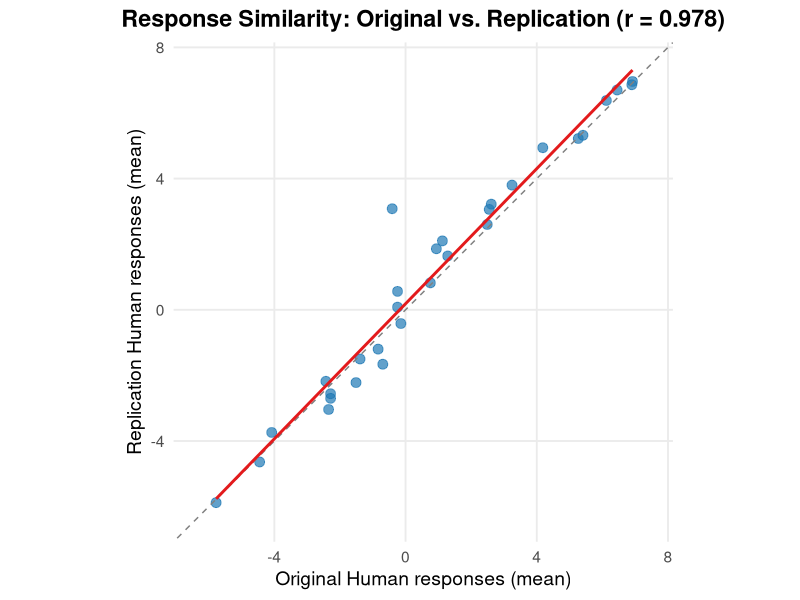
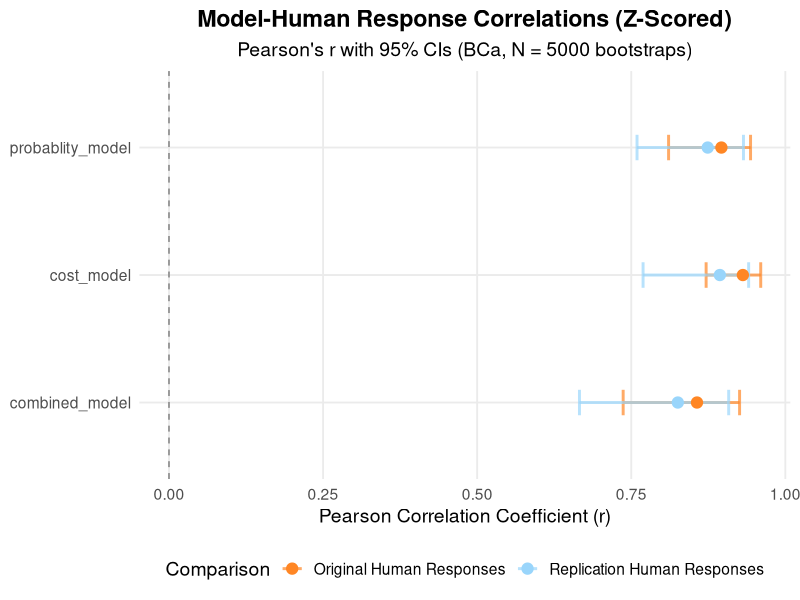

Write R code to recreate these figures, in order.
## ---- chunk 1
### Data Preparation

#### Load Relevant Libraries and Functions
library(tidyverse)
library(forcats)
library(stats)
library(boot)
library(readr)
library(here)

#### Import data

# data from my replication attempt ---------------------------------------------

# n = 2
pilot_b <- read_csv(here("data", "pilot_b.csv")) %>% 
  filter(Finished == "TRUE")

# n = 48
replication_sample <- read_csv(here("data", "replication_sample.csv")) %>% 
  filter(Finished == "TRUE")

# complete replication sample, n = 50
my_participant_responses <- rbind(pilot_b, replication_sample) %>% 
  select(79:108) %>% 
  mutate(across(.cols = everything(), .fns = as.numeric))

# save new data frame to directory 
# write_csv(my_participant_responses, here("data", "my_participant_responses.csv"))

# data from original study -----------------------------------------------------

original_model <- read.csv(here("data", "wangJaraettinger", 
                                "model_predictions.csv"), check.names = FALSE)
original_participants <- read.csv(here("data", "wangJaraettinger", 
                                       "participants.csv"), check.names = FALSE)

## ---- chunk 2

### clean data

# helper function: calculate and reshape means 
calculate_and_reshape_means <- function(df, target_cols, new_col_name) {
  df %>%
    select(all_of(target_cols)) %>%
    # check for cols starting with "X" and remove character
    select(-any_of(c("X"))) %>% 
    summarise(across(everything(), mean)) %>%
    tidyr::pivot_longer(everything(), names_to = "Trial", values_to = new_col_name)
}

# helper function: remove the '_Q' part of a col, e.g., '(2,7)_D_Q_1' -> '(2,7)_D_1'
clean_name <- function(col_name) {
  return(gsub("_Q_", "_", col_name))
}

# column names (the 30 trials) from original human data
target_cols <- colnames(original_participants)
all_model_names <- unique(original_model$model)

# original human mean responses (Reference)
original_means_df <- calculate_and_reshape_means(original_participants, target_cols, "Original_Human_Mean")

# Apply the cleaning function to all column names of the replication data
colnames(my_participant_responses) <- sapply(colnames(my_participant_responses), clean_name)

# Calculate the mean across all participants for each trial in the replication data
replication_means_df <- calculate_and_reshape_means(my_participant_responses, target_cols, "Replication_Human_Mean")

# Merge the two raw mean vectors by trial name
df_comparison_raw <- merge(original_means_df, replication_means_df, by = "Trial")

## ---- chunk 3

# calculate similarity (Pearson Correlation) between my participant and original data
correlation_test_human_human <- cor.test(df_comparison_raw$Original_Human_Mean, 
                             df_comparison_raw$Replication_Human_Mean,
                             method = "pearson")

# extract results
r_value_hh <- correlation_test_human_human$estimate
p_value_hh <- correlation_test_human_human$p.value

# create results table
results_hh <- data.frame(
  Metric = c("Pearson Correlation (r)", "P-value", "Degrees of Freedom"),
  Value = c(round(r_value_hh, 4), format.pval(p_value_hh, digits = 5), correlation_test_human_human$parameter)
)

print(results_hh)

## ---- chunk 4

plot_title_hh <- paste0("Response Similarity: Original vs. Replication (r = ", round(r_value_hh, 3), ")")

min_val <- min(df_comparison_raw$Original_Human_Mean, df_comparison_raw$Replication_Human_Mean)
max_val <- max(df_comparison_raw$Original_Human_Mean, df_comparison_raw$Replication_Human_Mean)
limits <- c(min_val - 0.5, max_val + 0.5)

ggplot(df_comparison_raw, aes(Original_Human_Mean, Replication_Human_Mean)) +
  # 1. Scatter points for each trial
  geom_point(color = "#1f78b4", size = 3, alpha = 0.7) +
  geom_abline(intercept = 0, slope = 1, linetype = "dashed", color = "gray50") +
  geom_smooth(method = "lm", se = FALSE, color = "#e31a1c") +
  labs(title = plot_title_hh,
    x = "Original Human responses (mean)",
    y = "Replication Human responses (mean)") +
  coord_fixed(xlim = limits, ylim = limits) +
  theme_minimal(base_size = 14) +
  theme(
    plot.title = element_text(hjust = 0.5, face = "bold"),
    panel.grid.minor = element_blank()
  )

## ---- chunk 5

# number of bootstrap replicates
N_BOOTSTRAP_REPS <- 5000

# Z-score the human mean columns
df_comparison_z <- df_comparison_raw %>%
  mutate(
    Original_Human_Z = scale(Original_Human_Mean)[,1],
    Replication_Human_Z = scale(Replication_Human_Mean)[,1])

# bootstrap for correlations
  # d: merged Z-score dataframe
  # i: resampled row indices
cor_boot_function <- function(d, i, human_z_col, model_z_col) {
  return(cor(d[i, human_z_col], d[i, model_z_col], method = "pearson"))
}

# calculate Pearson r using Z-Scores and CIs
calculate_similarity_z <- function(human_means_df_z, model_predictions, model_name, human_col_name) {
  
  # isolate and reshape the predictions for the specific model
  target_cols_model <- target_cols[target_cols %in% colnames(model_predictions)]
  
  model_data_long <- model_predictions %>%
    select(model, all_of(target_cols_model)) %>%
    filter(model == model_name) %>%
    pivot_longer(
      cols = -model, 
      names_to = "Trial",
      values_to = "Model_Prediction")
  # model predictions are already z-scored 
    # (downloaded from OSF, Wang & Jara-Ettinger (2025))
  model_data_long <- model_data_long %>%
    rename(Model_Prediction_Z = Model_Prediction)
  # join human Z-scores and model Z-scores by trial name
  original_model_comparison_z <- merge(human_means_df_z, model_data_long, by = "Trial")
  # get column indices to use in the boot function
  human_col_index <- which(colnames(original_model_comparison_z) == human_col_name)
  model_col_index <- which(colnames(original_model_comparison_z) == "Model_Prediction_Z")
  # calculate Pearson correlation
  correlation_test <- cor.test(original_model_comparison_z[[human_col_name]], 
                               original_model_comparison_z$Model_Prediction_Z,
                               method = "pearson")
  
  # bootstrapping to get the Confidence Intervals
  
  # wrapper function: pass specific column names to the cor_boot_function
  boot_wrapper <- function(d, i) {
      cor_boot_function(d, i, human_z_col = human_col_index, model_z_col = model_col_index)
  }
  
  # suppress warnings from boot() due to small sample size
  boot_results <- suppressWarnings(boot(
    data = original_model_comparison_z, 
    statistic = boot_wrapper, 
    R = N_BOOTSTRAP_REPS))
  
  # CI calculation with fallback
  ci_method <- "BCa"
  ci_lower <- NA
  ci_upper <- NA
  
  # BCa
  ci_bca <- suppressWarnings(boot.ci(boot_results, type = "bca"))
  
  if (!is.null(ci_bca) && !is.na(ci_bca$bca[4])) {
    ci_lower <- round(ci_bca$bca[4], 4)
    ci_upper <- round(ci_bca$bca[5], 4)
    
  } else { # BCa failed, fall back to percentile method
    ci_method <- "Percentile (Fallback)"
    ci_perc <- suppressWarnings(boot.ci(boot_results, type = "perc"))
    
    if (!is.null(ci_perc) && !is.na(ci_perc$percent[4])) {
      ci_lower <- round(ci_perc$percent[4], 4)
      ci_upper <- round(ci_perc$percent[5], 4)
    } else { # both failed, boooo!
      ci_method <- "Failed"
    }
  }

  # return key results
  return(data.frame(
    Model = model_name,
    Comparison = paste0(sub("_Z", "", human_col_name), "_Z"),
    Pearson_r = round(correlation_test$estimate, 4),
    CI_Method = ci_method,
    CI_95_Lower = ci_lower,
    CI_95_Upper = ci_upper,
    P_value = format.pval(correlation_test$p.value, digits = 5),
    N_Trials = correlation_test$parameter + 2 
  ))
}

# REPRODUCTION: models vs. original human Data (z-scored)
results_models_vs_original_z <- do.call(rbind, lapply(all_model_names, function(m) {
  calculate_similarity_z(df_comparison_z, original_model, m, "Original_Human_Z")
}))

# MAIN ANALYSIS: models vs. replication human Data (z-scored)
results_models_vs_replication_z <- do.call(rbind, lapply(all_model_names, function(m) {
  calculate_similarity_z(df_comparison_z, original_model, m, "Replication_Human_Z")
}))

# combine all z-scored model results into one table
all_model_results_z <- bind_rows(results_models_vs_original_z, results_models_vs_replication_z)
## ---- chunk 6
#| message: false
#| warning: false

### Visualization

# models not part of main analysis
remove_models <- c("ablated_model", "distance_model")

results_small <- all_model_results_z %>% 
  filter(!Model %in% remove_models)

forest_plot_models <- ggplot(results_small, 
                             aes(x = Pearson_r, 
                                 y = Model, 
                                 color = Comparison)) +
  # error bars for the 95% CIs
  geom_errorbarh(aes(xmin = CI_95_Lower, xmax = CI_95_Upper), 
                 height = 0.2, linewidth = 1, alpha = 0.7) +
  geom_point(size = 3.5) +
  # null hypothesis line
  geom_vline(xintercept = 0, linetype = "dashed", color = "gray50") +
  labs(
    title = "Model-Human Response Correlations (Z-Scored)",
    subtitle = paste0("Pearson's r with 95% CIs (BCa, N = ", N_BOOTSTRAP_REPS, " bootstraps)"),
    x = "Pearson Correlation Coefficient (r)",
    y = NULL) +
  scale_color_manual(values = c("Original_Human_Z" = "#ff8624", # orange
                                "Replication_Human_Z" = "#99d5fb"), # blue
                     labels = c("Original_Human_Z" = "Original Human Responses", 
                                "Replication_Human_Z" = "Replication Human Responses")) +
  # xlim(-0.1, 1) + 
  theme_minimal(base_size = 14) +
  theme(
    plot.title = element_text(hjust = 0.5, face = "bold"),
    plot.subtitle = element_text(hjust = 0.5),
    panel.grid.minor = element_blank(),
    legend.position = "bottom"
  )

forest_plot_models

## ---- chunk 7
#| include: false

results_small_rounded <- results_small %>%
  mutate(CI_95_Lower = as.numeric(CI_95_Lower), CI_95_Upper = as.numeric(CI_95_Upper),
         Pearson_r = as.numeric(Pearson_r), P_value = as.numeric(P_value)) %>% 
  mutate(Pearson_r = round(Pearson_r, 2),
    CI_95_Lower = round(CI_95_Lower, 2),
    CI_95_Upper = round(CI_95_Upper, 2),
    P_value_formatted = ifelse(
      P_value < 0.001,
      " <.001",
      as.character(round(P_value, 3))))

